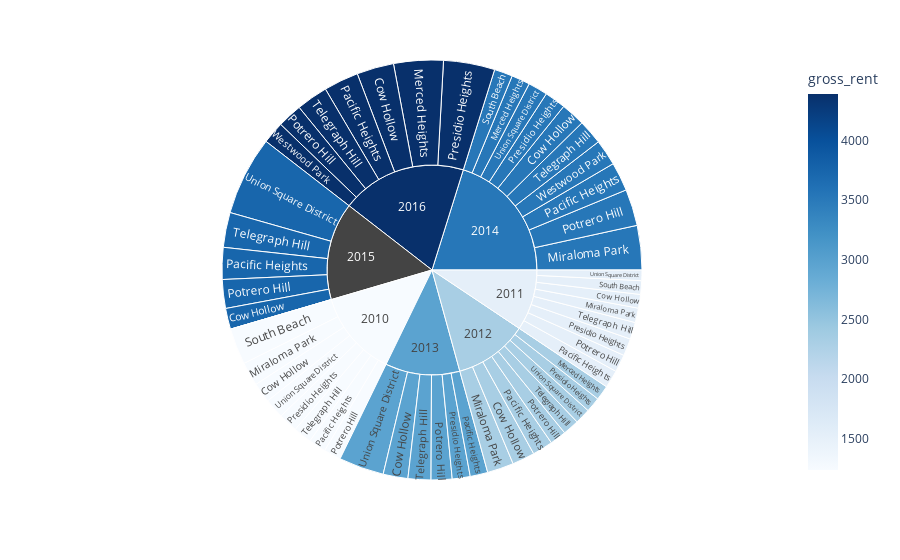

Source (notebook cell):
### Markdown cell above
### Create a sunburst chart to conduct a costs analysis of most expensive neighborhoods in San Francisco per year

### Code cell
# Sunburst Plot
px.sunburst(df_expensive_neighborhoods_per_year,
           path=["year","neighborhood",],
           color="gross_rent",
            values = "sale_price_sqr_foot",
            color_continuous_scale='blues'
            
           )

### Figure 1 — Plotly figure (JSON) as saved in the notebook; plotly's stock layout.template omitted (floating-point values rounded to 4 significant figures)
{"data": [{"branchvalues": "total", "customdata": [[1239], [1530.0], [2324], [2971], [3528.0], [3739.0], [4390], [2324], [3528], [4390], [1239], [1530], [2324], [3528], [1239], [1530], [2324], [2971], [3528], [3739], [4390], [1239], [1530], [2324], [2971], [3528], [3739], [4390], [1239], [1530], [2324], [2971], [3528], [null], [4390], [1239], [1530], [3528], [1239], [1530], [2324.0], [2971], [3528.0], [3739], [4390], [1239], [1530], [2324], [2971], [3528], [3739.0], [3528.0], [4390], [1239.0], [1530], [2324.0], [2971.0], [3528.0], [null], [4390]], "domain": {"x": [0, 1], "y": [0, 1]}, "hovertemplate": "labels=%{label}<br>sale_price_sqr_foot=%{value}<br>parent=%{parent}<br>id=%{id}<br>gross_rent=%{color}<extra></extra>", "ids": ["2010/Cow Hollow", "2011/Cow Hollow", "2012/Cow Hollow", "2013/Cow Hollow", "2014/Cow Hollow", "2015/Cow Hollow", "2016/Cow Hollow", "2012/Merced Heights", "2014/Merced Heights", "2016/Merced Heights", "2010/Miraloma Park", "2011/Miraloma Park", "2012/Miraloma Park", "2014/Miraloma Park", "2010/Pacific Heights", "2011/Pacific Heights", "2012/Pacific Heights", "2013/Pacific Heights", "2014/Pacific Heights", "2015/Pacific Heights", "2016/Pacific Heights", "2010/Potrero Hill", "2011/Potrero Hill", "2012/Potrero Hill", "2013/Potrero Hill", "2014/Potrero Hill", "2015/Potrero Hill", "2016/Potrero Hill", "2010/Presidio Heights", "2011/Presidio Heights", "2012/Presidio Heights", "2013/Presidio Heights", "2014/Presidio Heights", "2015/Presidio Heights", "2016/Presidio Heights", "2010/South Beach", "2011/South Beach", "2014/South Beach", "2010/Telegraph Hill", "2011/Telegraph Hill", "2012/Telegraph Hill", "2013/Telegraph Hill", "2014/Telegraph Hill", "2015/Telegraph Hill", "2016/Telegraph Hill", "2010/Union Square District", "2011/Union Square District", "2012/Union Square District", "2013/Union Square District", "2014/Union Square District", "2015/Union Square District", "2014/Westwood Park", "2016/Westwood Park", "2010", "2011", "2012", "2013", "2014", "2015", "2016"], "labels": ["Cow Hollow", "Cow Hollow", "Cow Hollow", "Cow Hollow", "Cow Hollow", "Cow Hollow", "Cow Hollow", "Merced Heights", "Merced Heights", "Merced Heights", "Miraloma Park", "Miraloma Park", "Miraloma Park", "Miraloma Park", "Pacific Heights", "Pacific Heights", "Pacific Heights", "Pacific Heights", "Pacific Heights", "Pacific Heights", "Pacific Heights", "Potrero Hill", "Potrero Hill", "Potrero Hill", "Potrero Hill", "Potrero Hill", "Potrero Hill", "Potrero Hill", "Presidio Heights", "Presidio Heights", "Presidio Heights", "Presidio Heights", "Presidio Heights", "Presidio Heights", "Presidio Heights", "South Beach", "South Beach", "South Beach", "Telegraph Hill", "Telegraph Hill", "Telegraph Hill", "Telegraph Hill", "Telegraph Hill", "Telegraph Hill", "Telegraph Hill", "Union Square District", "Union Square District", "Union Square District", "Union Square District", "Union Square District", "Union Square District", "Westwood Park", "Westwood Park", "2010", "2011", "2012", "2013", "2014", "2015", "2016"], "marker": {"coloraxis": "coloraxis", "colors": [1239, 1530.0, 2324, 2971, 3528.0, 3739.0, 4390, 2324, 3528, 4390, 1239, 1530, 2324, 3528, 1239, 1530, 2324, 2971, 3528, 3739, 4390, 1239, 1530, 2324, 2971, 3528, 3739, 4390, 1239, 1530, 2324, 2971, 3528, null, 4390, 1239, 1530, 3528, 1239, 1530, 2324.0, 2971, 3528.0, 3739, 4390, 1239, 1530, 2324, 2971, 3528, 3739.0, 3528.0, 4390, 1239.0, 1530, 2324.0, 2971.0, 3528.0, null, 4390]}, "name": "", "parents": ["2010", "2011", "2012", "2013", "2014", "2015", "2016", "2012", "2014", "2016", "2010", "2011", "2012", "2014", "2010", "2011", "2012", "2013", "2014", "2015", "2016", "2010", "2011", "2012", "2013", "2014", "2015", "2016", "2010", "2011", "2012", "2013", "2014", "2015", "2016", "2010", "2011", "2014", "2010", "2011", "2012", "2013", "2014", "2015", "2016", "2010", "2011", "2012", "2013", "2014", "2015", "2014", "2016", "", "", "", "", "", "", ""], "type": "sunburst", "values": [569.4, 390.6, 644.8, 707.4, 691.9, 598.6, 1059.0, 421.1, 528.7, 1417.0, 680.6, 414.7, 756.2, 1268.0, 496.5, 509.0, 586.2, 503.9, 824.7, 910.2, 996.4, 491.5, 503.1, 466.6, 598.7, 1045.0, 821.3, 707.7, 549.4, 493.8, 426.6, 512.8, 603.5, 0, 1466.0, 1037.0, 388.6, 524.6, 524.8, 483.4, 465.8, 653.3, 708.2, 997.0, 903.0, 569.2, 302.1, 445.2, 1290.0, 558.3, 2259.0, 743.0, 631.2, 4918.0, 3485.0, 4213.0, 4267.0, 7496.0, 5586.0, 7180.0]}], "layout": {"autosize": true, "coloraxis": {"colorbar": {"title": {"text": "gross_rent"}}, "colorscale": [[0, "rgb(247,251,255)"], [0.125, "rgb(222,235,247)"], [0.25, "rgb(198,219,239)"], [0.375, "rgb(158,202,225)"], [0.5, "rgb(107,174,214)"], [0.625, "rgb(66,146,198)"], [0.75, "rgb(33,113,181)"], [0.875, "rgb(8,81,156)"], [1, "rgb(8,48,107)"]]}, "legend": {"tracegroupgap": 0}, "margin": {"t": 60}}}
